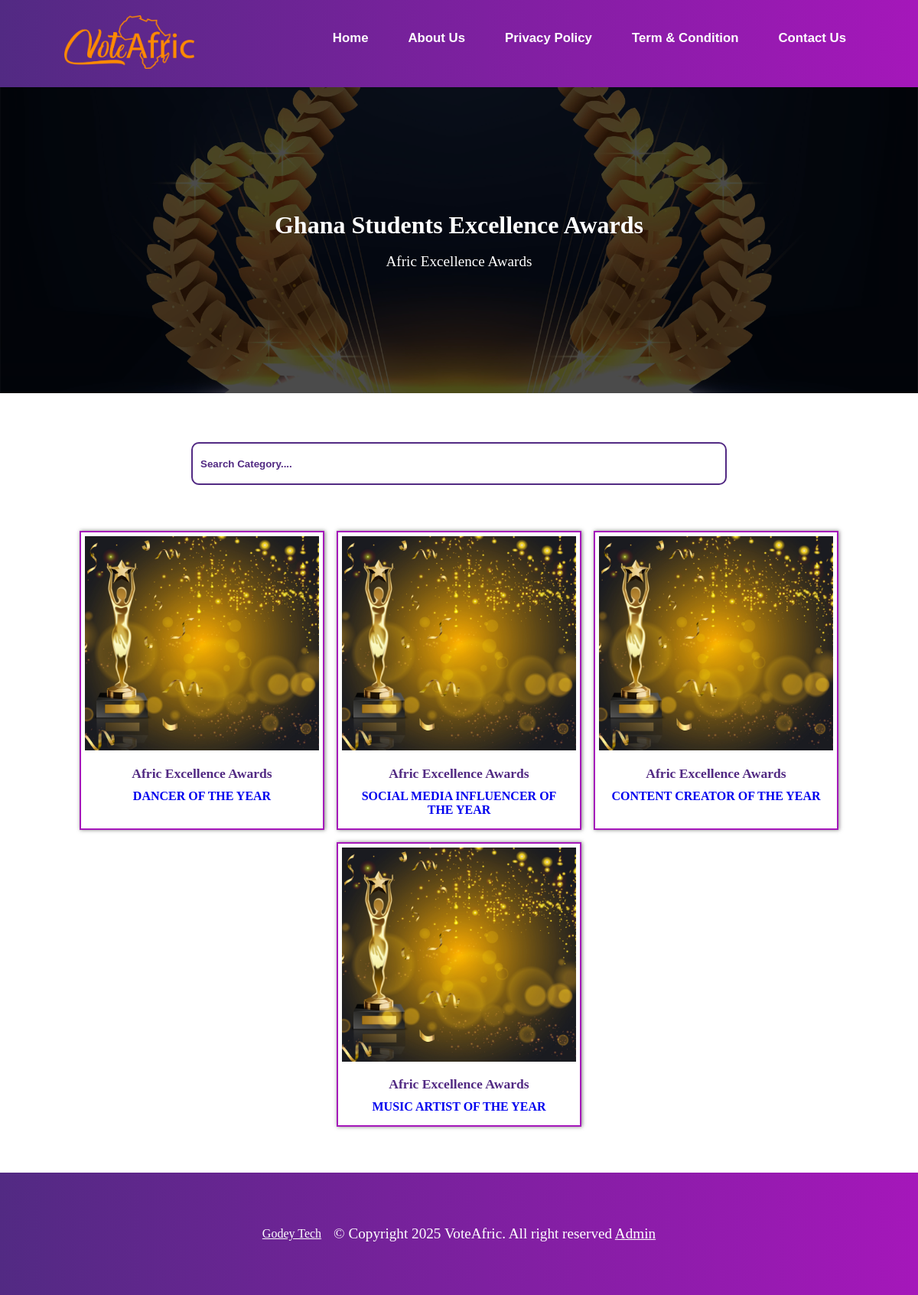
Before: /ghanastuentsexcellenceawards2024/ with the older database file.
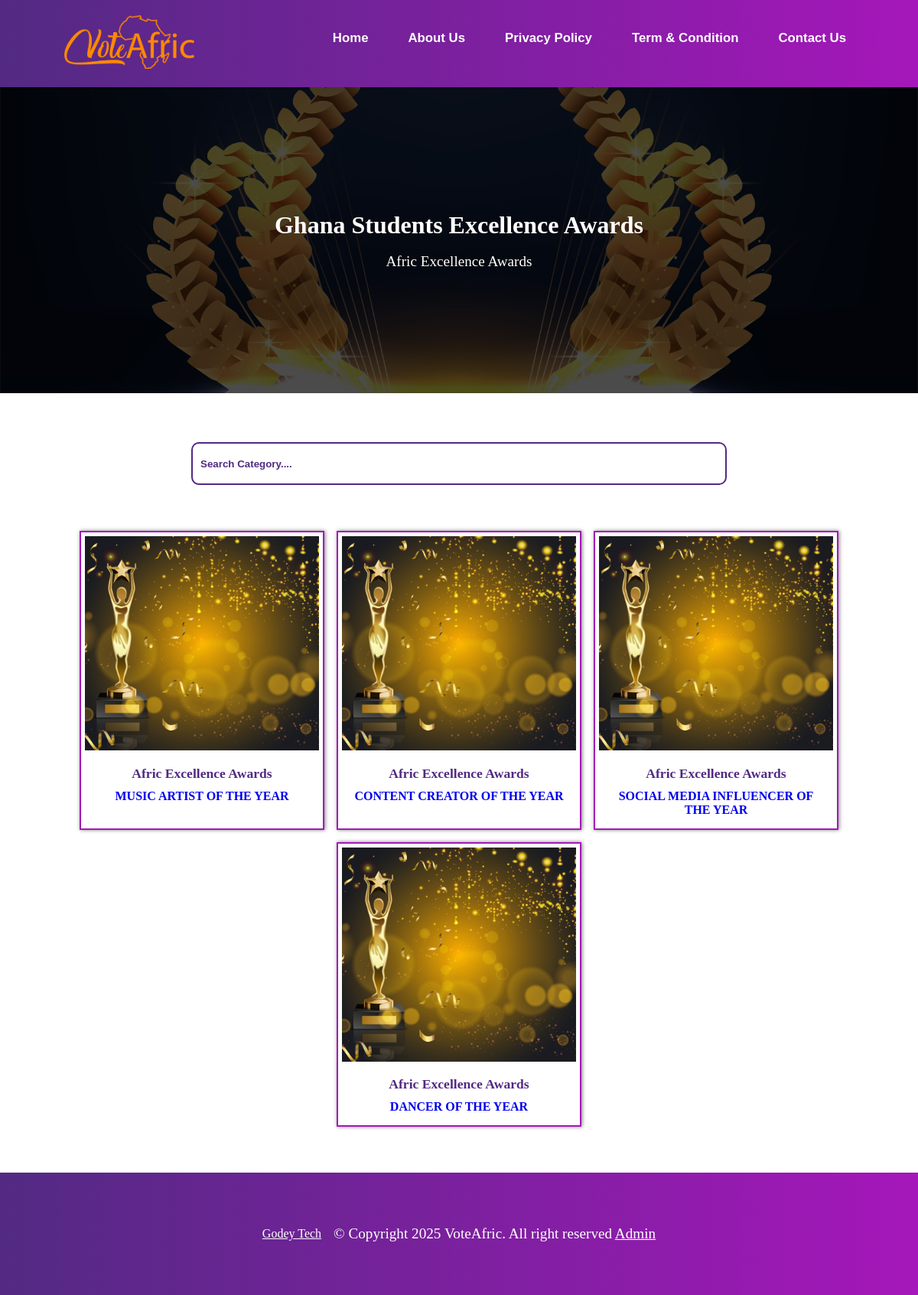
After: the same page with the newer database file.
### vote/models.py (models this page shows, shortened)
class Category(models.Model):
    award = models.CharField(max_length=100)
    title = models.CharField(max_length=100, null=True)
    image = models.ImageField(upload_to="category")
    slug = models.SlugField(unique=True)
    date_added = models.DateTimeField('date added', null=True)
    end_date = models.DateTimeField('end date', null=True)
    class Meta:
        verbose_name_plural = "categories"
        ordering = ('-date_added',)

class SubCategory(models.Model):
    category = models.ForeignKey(Category, on_delete=models.CASCADE)
    content = models.CharField(max_length=100)
    slug = models.SlugField(unique=True)
    date = models.DateTimeField(timezone.now)
    class Meta:
        verbose_name_plural = "sub categories"
        ordering = ('-date',)

### vote/views.py (the view)
# urls.py: path('<slug:category_slug>/', views.category, name='award_by_category'),
def category(request, category_slug=None):
    category = None
    award = SubCategory.objects.all()
    if category_slug:
        category = get_object_or_404(Category, slug=category_slug)
        award = award.filter(category=category)
    context = {
        'category': category,
        'award': award,
        'title': 'Category Detail'
    }
    return render(request, 'vote/category.html', context)

### vote/templates/vote/category.html (shortened to what this page needs)
{% extends 'vote/base.html' %}
{% load static %}
{% block content %}
<div class="banners">
    <img src="{% static 'vote/img/award-banner.jpg' %}" alt="image">
    <div class="banners-content">
        <h1>{% if category %}{{ category.award }}{% else %}Award Name{% endif %}</h1>
        <br>
        <p>{% if category %}{{ category.title }}{% else %}Award Name{% endif %}</p>
    </div>
 <div class="search-bar-section">
    <form action="">
      <input type="search" name="search" id="search" placeholder="Search Category....">
  </form>
</div>
    <div class="award-category-section content">
        <div class="award-category-container">
            {% for a in award %}
            <a href="{% url 'nominee_detail' a.slug %}" class="category">
                <div class="category-sub">
                    <img src="{{ a.category.image.url }}" alt="image">
                    <div class="category-details">
                        <h2>{{ a.category.title }}</h2>
                        <h3>{{ a.content }}</h3>
                    </div>
                </div>
            </a>
            {% endfor %}
        </div>
    </div>
</div>
{% endblock content %}

### vote/templates/vote/base.html (shortened to what this page needs)
{% load static %}
<!DOCTYPE html>
<html lang="en">
<head>
    <link rel="stylesheet" href="{% static 'vote/style.css' %}">
    <link rel="stylesheet" href="https://cdnjs.cloudflare.com/ajax/libs/font-awesome/6.4.2/css/all.min.css"
 />
</head>
<body>
    <header>
        <div class="nav-bar">
            <nav>
                <div class="logo">
                    <a href="{% url 'index' %}">
                        <img src="{% static 'vote/img/voteafric-logo.png' %}" alt="voteafric">
                    </a>
                </div>
                <ul class="navLinks">
                    <li><a  href="{% url 'index' %}">Home</a></li>
                    <li><a href="{% url 'about' %}">About Us</a></li>
                    <li><a href="{% url 'policy' %}">Privacy Policy</a></li>
                    <li><a href="{% url 'termsCondition' %}">Term & Condition </a></li>
                    <li><a href="{% url 'contact' %}">Contact Us</a></li>
                </ul>
            </nav>
        </div>
    </header>
    {% block content %} {% endblock %}
    <footer>
        <a href="https://godeytech.com/">Godey Tech</a>
        <p> © Copyright 2025 VoteAfric. All right reserved {% if user.is_authenticated %}<a href="{% url 'adminPage' %}">Admin</a> {% else %} <a href="{% url 'login' %}">Admin</a> {% endif %}</p>
    </footer>
</body>
</html>

### vote/static/vote/style.css (style rules this page uses)
* { padding: 0; margin: 0; text-decoration: none; list-style: none; box-sizing: border-box; }
:root { --voiletColor: #522a83; --orangeColor: #fb812b; --whiteColor: #fff; }
header { width: 100%; padding: 20px 7%; z-index: 1; color: #fff; position: relative; min-height: 8vh; font-family: 'Franklin Gothic Medium', 'Arial Narrow', Arial, sans-serif; background-image: linear-gradient(to right, #522a83, #a517ba); }
.nav-bar { display: flex; justify-content: space-between; gap: 2rem; }
nav { display: flex; gap: 3rem; justify-content: space-between; width: 100%; }
.navLinks { display: flex; gap: 2rem; padding: 20px 0; }
.logo img { width: 170px; }
.navLinks a { color: var(--whiteColor); font-size: 1.4vw; font-weight: 900; padding: 0 10px; }
.search-bar-section { padding-top: 5%; }
.search-bar-section form { display: flex; justify-content: center; align-items: center; padding: 0 5%; }
.search-bar-section input { width: 100%; max-width: 700px; height: 7vh; outline: none; border: solid 2px #522a83; padding: 10px; border-radius: 10px; color: var(--voiletColor); }
.search-bar-section input::placeholder { color: var(--voiletColor); font-weight: 700; }
.banners { position: relative; }
.banners img { width: 100%; height: 50vh; object-fit: cover; }
.banners-content { position: absolute; top: 0; background-color: rgba(0, 0, 0, 0.7); display: flex; flex-direction: column; justify-content: center; align-items: center; width: 100%; height: 50vh; color: var(--whiteColor); text-align: center; padding: 0 10px; }
.banners-content p { font-size: 1.2rem; }
.award-category-section, .nominees-section-container { padding: 5% 6%; }
.award-category-container, .nominees-container { display: flex; justify-content: center; flex-wrap: wrap; gap: 1rem; }
.category, .nominees { width: 100%; max-width: 320px; min-height: 40vh; background-color: var(--whiteColor); border: solid 2px #a517ba; box-shadow: 1px 0 5px rgba(0, 0, 0, 0.5); transition: transform 0.5s; padding: 5px; }
.category img { width: 100%; height: 35vh; object-fit: cover; }
.category-details, .nominees-detail { display: flex; padding-top: 5%; align-items: center; flex-direction: column; }
.category-details h2, .nominees-detail h2 { font-size: 1.1rem; color: var(--voiletColor); text-align: center; }
.category-details h3, .nominees-detail h3 { font-size: 1rem; padding: 10px; text-align: center; }
footer { position: relative; background-image: linear-gradient(to right, #522a83, #a517ba); display: flex; flex-wrap: wrap; gap: 1rem; justify-content: center; align-items: center; padding: 20px 10px; min-height: 20vh; width: 100%; }
footer a { color: var(--whiteColor); text-decoration: underline; }
footer p { color: var(--whiteColor); font-size: 1.2rem; }

Changed rows visible on the page:
changed SubCategory "MUSIC ARTIST OF THE YEAR": moves up the list
changed SubCategory "CONTENT CREATOR OF THE YEAR": moves up the list
changed SubCategory "SOCIAL MEDIA INFLUENCER OF THE YEAR": moves down the list
